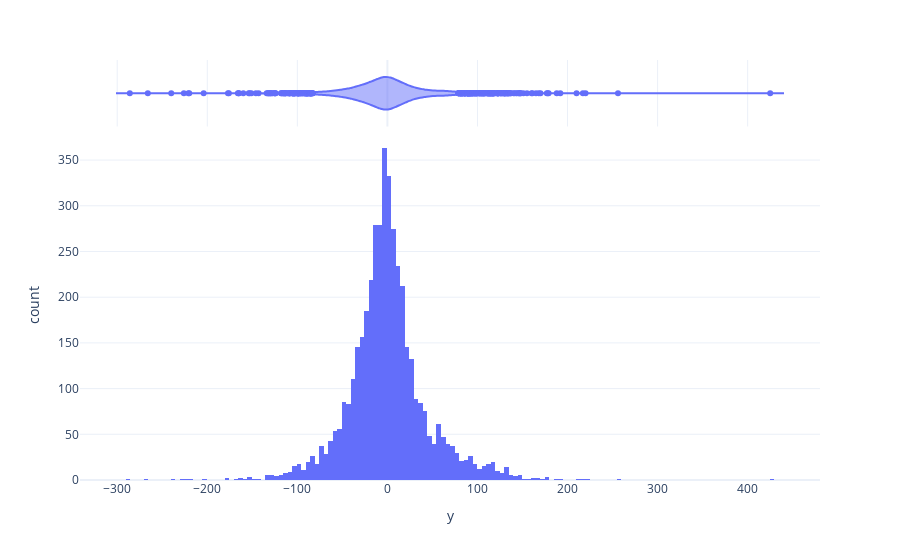

Write notebook code for a chart like this one.
### Code cell
px.histogram(df2,x = "y",marginal = "violin")

### Figure 1 — Plotly figure (JSON) as saved in the notebook; plotly's stock layout.template omitted (floating-point values rounded to 4 significant figures; data arrays with more than 128 entries replaced by an {"elided": "..."} marker saying what was removed)
{"data": [{"alignmentgroup": "True", "bingroup": "x", "hovertemplate": "y=%{x}<br>count=%{y}<extra></extra>", "legendgroup": "", "marker": {"color": "#636efa", "pattern": {"shape": ""}}, "name": "", "offsetgroup": "", "orientation": "v", "showlegend": false, "type": "histogram", "x": {"elided": "4380 int values"}, "xaxis": "x", "yaxis": "y"}, {"alignmentgroup": "True", "hovertemplate": "y=%{x}<extra></extra>", "legendgroup": "", "marker": {"color": "#636efa"}, "name": "", "offsetgroup": "", "scalegroup": "x", "showlegend": false, "type": "violin", "x": {"elided": "4380 int values"}, "xaxis": "x2", "yaxis": "y2"}], "layout": {"barmode": "relative", "legend": {"tracegroupgap": 0}, "margin": {"t": 60}, "xaxis": {"anchor": "y", "domain": [0, 1], "title": {"text": "y"}}, "xaxis2": {"anchor": "y2", "domain": [0, 1], "matches": "x", "showgrid": true, "showticklabels": false}, "yaxis": {"anchor": "x", "domain": [0, 0.8316], "title": {"text": "count"}}, "yaxis2": {"anchor": "x2", "domain": [0.8416, 1], "matches": "y2", "showgrid": false, "showline": false, "showticklabels": false, "ticks": ""}}}
